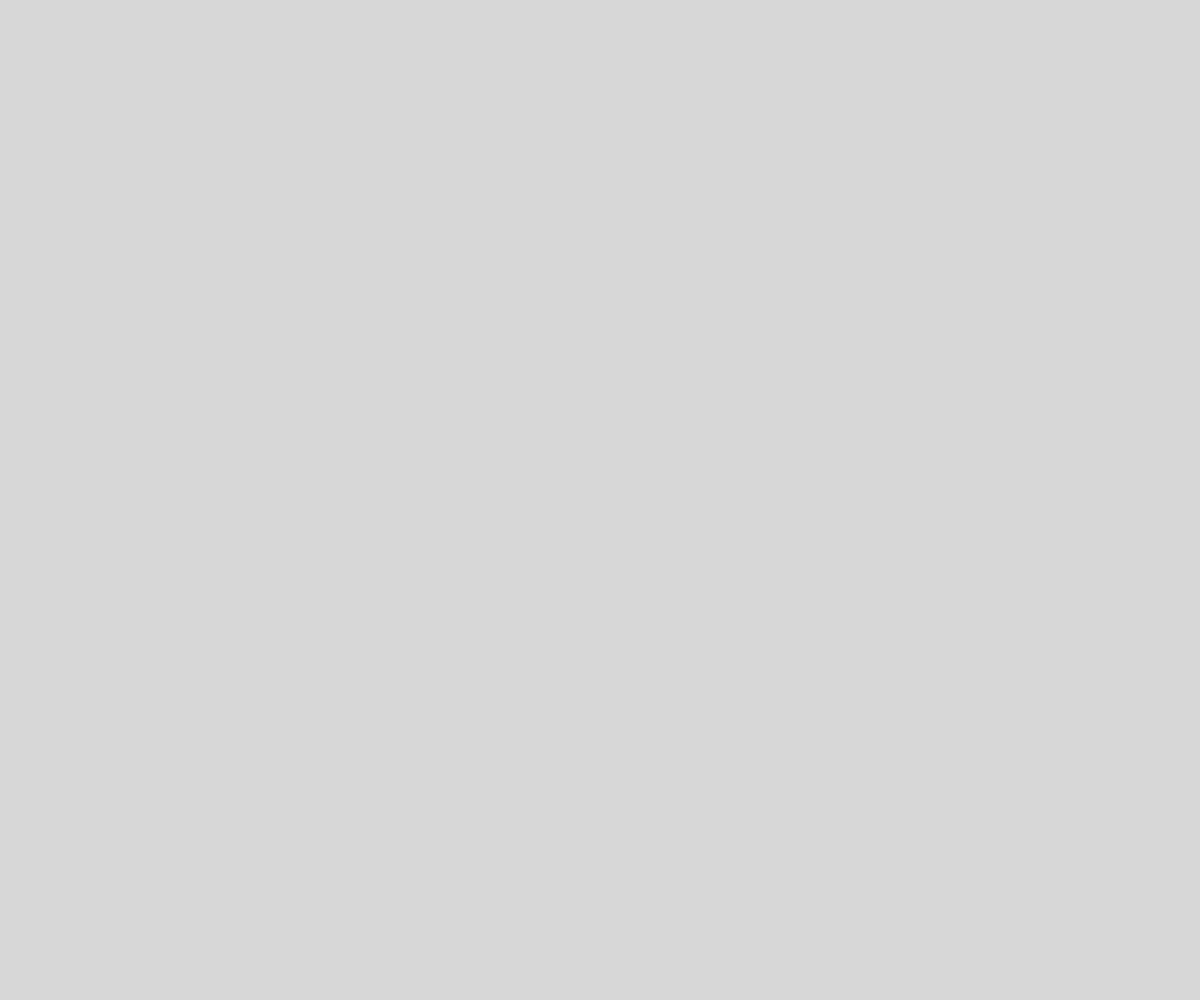
Frame 1 (no input)
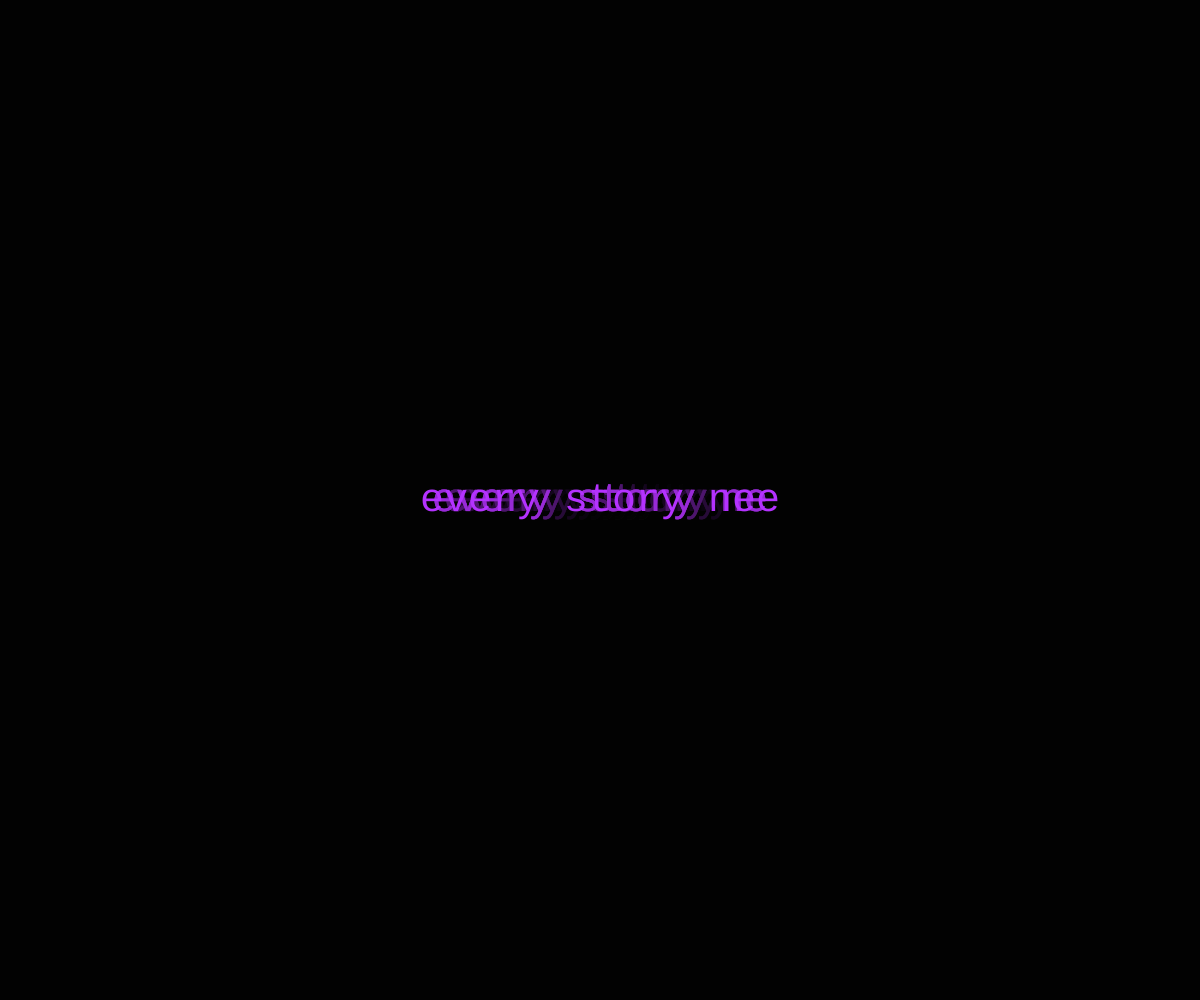
Frame 60 (no input)
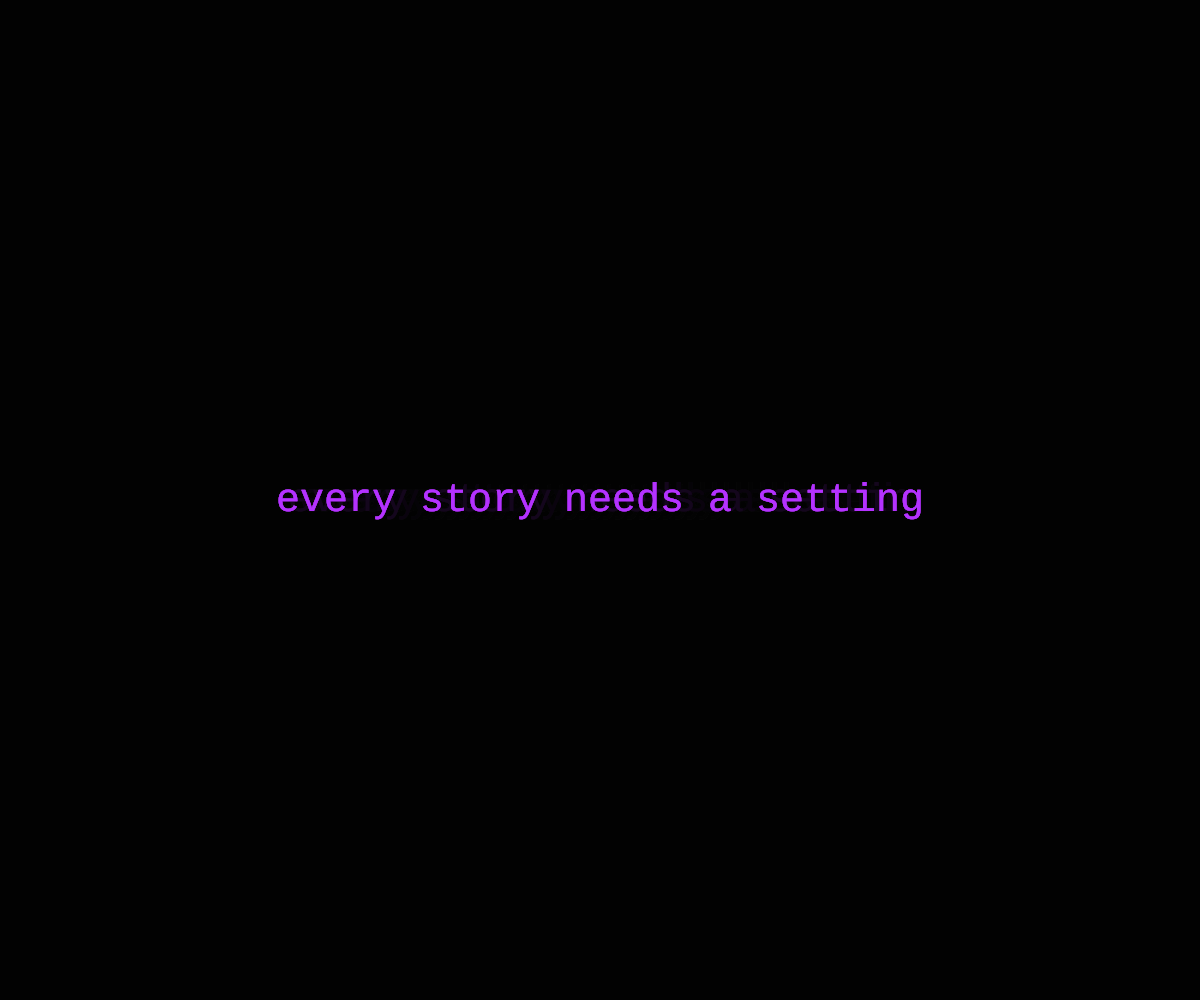
Frame 120 (the mouse pressed at the canvas centre since frame 60)

The p5.js sketch that drew these frames (run headless with seeded random() and noise() and a simulated clock; from frame 60 on, the mouse is pressed at the canvas centre):

// p5.js sketch
// ── sketch.js
// ===============================
// THE CHAOTIC RESET
// ===============================
// This is a web-based computational poetry/game
// Users explore familiar environments that degrade over time
// The system reveals hidden chaos, tying to "poetic, uncertain"
// Inspiration: dystopian novels (Lord of the Flies, Fahrenheit 451)
// and interactive games (Roblox, slither.io)

// ---------- Starting Screen ----------

// Current phase: intro, select, or play
let phase = "intro";

// Typing effect for intro text
let typed = "";
let intro = "every story needs a setting"; // opening poetic line
let introIndex = 0; // tracks which character to show next

// Menu settings for user to select
let settings = ["HOME", "BEACH", "FOREST", "CONCERT"];
let selected = null; // tracks currently selected setting

// Counts clicks/shuffles to control degradation
let shuffleCount = 0;
let degradation = 0; // tracks visual/word decay across environments

// ---------- Word Generation ----------

// Words that float and appear over time to create chaos/poetry
let poemWords = ["error", "repeat", "memory", "signal", "lost"];
let floatingWords = []; // stores active words

// ---------- Setup ----------

function setup() {
  createCanvas(windowWidth, windowHeight); // full-window canvas
  textFont("monospace"); // monospace font gives dystopian feel
  textAlign(CENTER, CENTER); // center all text on screen
}

// ---------- Draw Loop ----------

function draw() {
  // Handle each phase of the experience

  if (phase === "intro") {
    background(0, 40); // dark background with fade effect
    drawIntro(); // show the typing intro text
  }

  if (phase === "select") {
    background(0, 40); // fade effect behind menu
    drawSelect(); // show setting choices
  }

  if (phase === "play") {
    drawPlay(); // render current environment
    drawBackButton(); // always show back button
  }

  drawPoetry(); // render floating words in all settings except FOREST (handled differently)
}

// ---------- Intro Screen ----------

function drawIntro() {
  fill(180, 50, 255); // purple for poetic effect
  textSize(40);

  // typing effect: add one character every few frames
  if (frameCount % 4 === 0 && introIndex < intro.length) {
    typed += intro[introIndex];
    introIndex++;
  }

  text(typed, width / 2, height / 2); // draw typed line

  // move to selection menu once typing finishes
  if (introIndex === intro.length && frameCount > 215) {
    phase = "select";
  }
}

// ---------- Selection Screen ----------

function drawSelect() {
  textSize(20);

  // Draw each setting button
  for (let i = 0; i < settings.length; i++) {
    let y = height / 2 - 150 + i * 45; // vertical spacing

    fill(200); // light button color
    rectMode(CENTER); // draw rectangle from center
    rect(width / 2, y, 220, 40); // button rectangle

    fill(0); // black text
    text(settings[i], width / 2, y); // button label
  }

  // Instruction text encouraging exploration
  fill(200, 180, 255);
  textSize(16);
  text("Keep clicking inside to discover a hidden reality!", width / 2, height / 2 + 110);
}

// ---------- Main Play Screen ----------

function drawPlay() {

  // ---------- GENERAL BACKGROUND ----------
  if (selected !== "BEACH") {
    let c = max(255 - degradation, 60); // fade to dark grey with clicks
    background(c, c, c); 
  }

  // ---------- BEACH ENVIRONMENT ----------
  if (selected === "BEACH") {

    let nightFade = constrain(degradation / 350, 0, 1); // tracks day → night

    // interpolate colors for sky fade
    let r = lerp(159, 40, nightFade);
    let g = lerp(167, 0, nightFade);
    let b = lerp(237, 70, nightFade);

    background(r, g, b);

    drawSun(nightFade); // sun → moon transition
    drawWaves();        // draw moving ocean waves

    // Draw palm trees; reduce number as degradation increases
    if (degradation < 150) {
      drawPalmTree(90, height + 20);
      drawPalmTree(267, height + 20);
      drawPalmTree(430, height + 20);
    } else {
      drawPalmTree(267, height + 20); // only one tree remains
    }

    // Add jellyfish after high degradation
    if (degradation > 260) drawJellyfish();
  }

  // ---------- FOREST ENVIRONMENT ----------
  if (selected === "FOREST") {
    for (let i = 0; i < 40; i++) {
      stroke(0, 120, 0); // green for trees
      line(i * 40, height, i * 40, height - random(100, 300)); // tree lines
    }

    // Add fog / visual degradation over time
    if (degradation > 120) {
      fill(0, 0, 150, 120); // semi-transparent blue overlay
      rect(0, height - 150, width, 150);
    }
  }

  // ---------- HOME ENVIRONMENT ----------
  if (selected === "HOME") {
    fill(150 - degradation / 3); // fade the rectangle as world degrades
    rect(width / 2, height / 2, 300, 200);
  }

  // ---------- CONCERT ENVIRONMENT ----------
  if (selected === "CONCERT") {
    fill(0, degradation > 120 ? 255 : 0, 0); // red text after degradation
    text(degradation > 120 ? "MATRIX" : "LIGHTS ON", width / 2, height / 2);
  }

  // ---------- DISPLAY CURRENT SETTING ----------
  fill(255);
  textSize(28);
  text(selected, width / 2, 60);
}

// ---------- Sun → Moon Transition ----------

function drawSun(nightFade) {

  let oscillate = sin(frameCount * 0.05); // subtle oscillation

  // sun color changes slightly over time
  let sunR = lerp(255, 255, oscillate);
  let sunG = lerp(140, 220, (oscillate + 1) / 2);
  let sunB = lerp(0, 50, (oscillate + 1) / 2);

  // moon color
  let moonR = 230;
  let moonG = 230;
  let moonB = 255;

  // final color interpolated between sun and moon
  let finalR = lerp(sunR, moonR, nightFade);
  let finalG = lerp(sunG, moonG, nightFade);
  let finalB = lerp(sunB, moonB, nightFade);

  fill(finalR, finalG, finalB);
  stroke(finalR, finalG, finalB);
  strokeWeight(8);

  circle(109, 108, 150); // sun/moon shape
}

// ---------- Waves ----------

function drawWaves() {
  noStroke();

  for (let y = height - 80; y < height; y += 4) {
    let inter = map(y, height - 80, height, 0, 1);

    // gradient fill for waves
    fill(
      lerp(47, 20, inter),
      lerp(120, 60, inter),
      lerp(204, 150, inter)
    );

    beginShape();

    for (let x = 0; x <= width; x += 20) {
      let wave = sin(frameCount * 0.06 + x * 0.03) * 13; // wave motion
      vertex(x, y + wave);
    }

    vertex(width, height); // close shape
    vertex(0, height);
    endShape(CLOSE);
  }
}

// ---------- Palm Tree ----------

function drawPalmTree(baseX, baseY) {
  fill("#8b5a00"); // brown trunk
  noStroke();
  rect(baseX, baseY - 94, 20, 140); // tree trunk

  let topX = baseX + 10;
  let topY = baseY - 140;
  let sway = sin(frameCount * 0.05) * 0.45; // swaying leaves

  fill("#255A0E"); // green leaves

  for (let i = 0; i < 4; i++) {
    push();
    translate(topX, topY);
    rotate(i * HALF_PI + sway); // rotate each leaf
    ellipse(0, -45, 40, 85); // leaf shape
    pop();
  }
}

// ---------- Jellyfish ----------

function drawJellyfish() {
  for (let i = 0; i < 3; i++) {

    let x = width * (0.25 + i * 0.25) + sin(frameCount * 0.02 + i) * 20;
    let y = height - 60 + sin(frameCount * 0.04 + i) * 10;

    fill(160, 230, 255, 160); // translucent jellyfish
    noStroke();
    ellipse(x, y, 20, 14); // jellyfish body

    stroke(160, 230, 255, 120); // tentacles
    for (let t = -6; t <= 6; t += 6) {
      line(x + t, y + 6, x + t, y + 20);
    }
  }
}

// ---------- Back Button ----------

function drawBackButton() {
  let bx = width - 50;
  let by = 40;

  fill(255);
  stroke(0);
  strokeWeight(2);
  circle(bx, by, 35); // white circle for button

  noStroke();
  fill(0);
  triangle(bx - 5, by, bx + 5, by - 6, bx + 5, by + 6); // arrow
}

// ---------- Poetry Words ----------

function generateWord() {
  // pick a random word and place it somewhere
  floatingWords.push({
    text: random(poemWords),
    x: random(width),
    y: random(height),
    alpha: 255 // starts fully visible
  });
}

function drawPoetry() {
  for (let w of floatingWords) {
    fill(200, 50, 255, w.alpha); // purple words
    text(w.text, w.x, w.y);

    if (selected === "FOREST") {
      w.alpha -= 2; // slower fade in forest for eerie effect
    } else {
      w.alpha -= 3; // faster fade for other settings
    }
  }

  // remove words that are fully faded
  floatingWords = floatingWords.filter(w => w.alpha > 0);
}

// ---------- Mouse Interaction ----------

function mousePressed() {

  // Check if user clicked back button
  if (phase === "play" && dist(mouseX, mouseY, width - 50, 40) < 18) {
    phase = "select";
    degradation = 0; // reset degradation
    floatingWords = []; // clear words
    return;
  }

  // Handle selection menu clicks
  if (phase === "select") {
    for (let i = 0; i < settings.length; i++) {
      let y = height / 2 - 150 + i * 50;

      if (mouseY > y - 20 && mouseY < y + 20) {
        selected = settings[i];
        phase = "play"; // move to play mode
      }
    }

  } else if (phase === "play") {
    shuffleWorld(); // generate chaos on each click
  }
}

// ---------- Shuffle / Degradation ----------

function shuffleWorld() {
  shuffleCount++; // count clicks
  degradation += random(10, 20); // increase degradation with some variation
  generateWord(); // spawn a poetic word
}

// ── loop.html
<!DOCTYPE html>
<html lang="en">
<head>
  <meta charset="utf-8" />
  <title>did it again</title>
  <script src="https://cdnjs.cloudflare.com/ajax/libs/p5.js/1.9.0/p5.min.js"></script>
  <style>
    body { margin:0; overflow:hidden; background:black; }
    canvas { display:block; }
  </style>
</head>
<body>
  <script src="sketch.js"></script>

</body>
</html>
